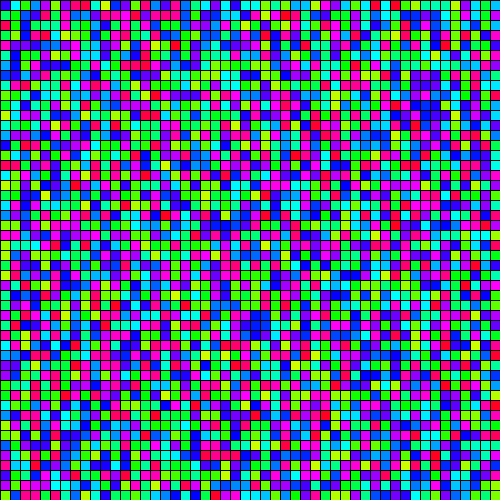
Frame 1 (no input)
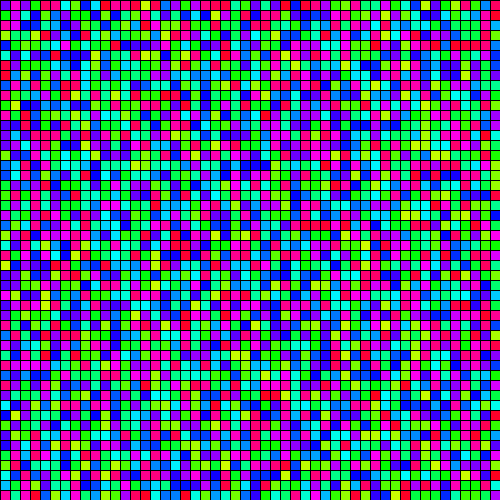
Frame 60 (the mouse pressed at the canvas centre just before this capture)
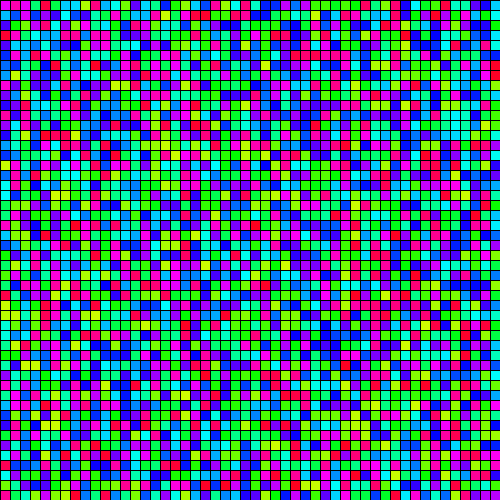
Frame 120 (the mouse held since frame 60 and released just before this capture)

The Processing sketch that drew these frames (run headless with seeded random() and noise(); from frame 60 on, the mouse is pressed at the canvas centre):

// Processing sketch: loops_anidados_2
// ── loops_anidados_2.pde
void setup() {
  size(500,500);
  smooth();
  colorMode(HSB);
}

void draw() {
  for (int x = 0; x < width; x += 10) {
    for (int y = 0; y < width; y += 10) {
      color c = color(random(50,250),255,255);
      fill(c);
      rect(x,y,10,10);
    }
  }
}
